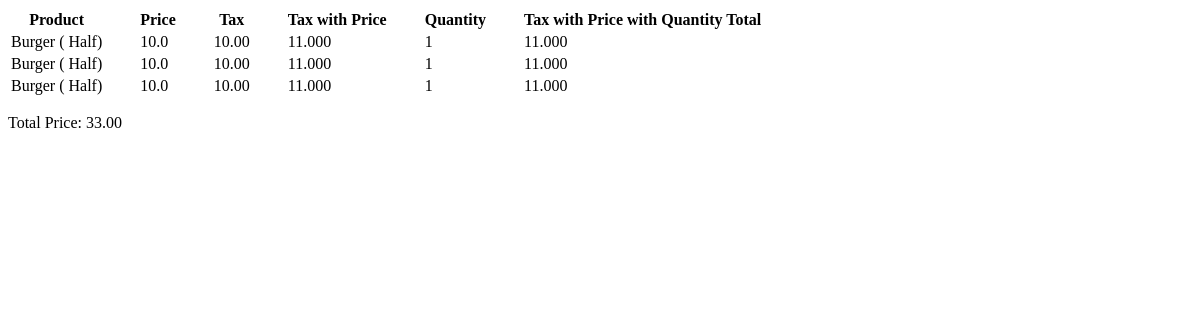
/report/5/, run on an earlier commit of the app's database.
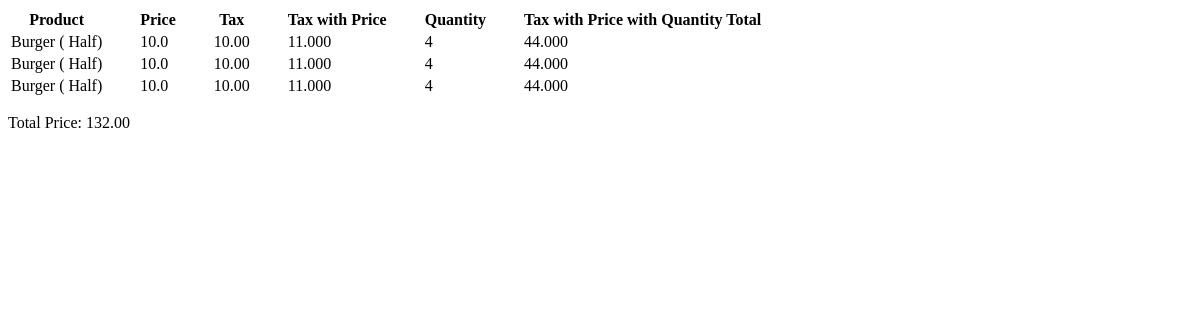
And on a later commit of the database.
### adminapp/models.py (models this page shows, shortened)
class Cart(models.Model):
    user = models.UUIDField(null=True, blank=True)
    product_price = models.ForeignKey(ProductPrice, on_delete=models.CASCADE)
    quantity = models.PositiveIntegerField(default=1)
    product_price_dummy = models.CharField(max_length=100, null=True, blank=True)
    tax_dummy = models.CharField(max_length=100, null=True, blank=True)
    total = models.DecimalField(max_digits=10, decimal_places=2, null=True, blank=True)
    def get_total_price_with_tax_dummy(self):
        price = self.product_price_dummy
        tax_amount = Decimal(price) * Decimal(self.tax_dummy) / 100
        total_price_with_tax = (Decimal(price) + tax_amount)
        return total_price_with_tax
    def get_total_tax_with_price_and_quantity_dummy(self):
        price = self.product_price_dummy
        tax_amount = Decimal(price) * Decimal(self.tax_dummy) / 100
        total_tax_with_price_and_quantity = (tax_amount + Decimal(price)) * Decimal(self.quantity)
        return total_tax_with_price_and_quantity

class Order(models.Model):
    TYPE = (
        ('Home Delivery', 'Home Delivery'),
        ('Take Away', 'Take Away'),
    )
    PAYMENT_MODE = (
        ('Cash on Delivery', 'Cash on Delivery'),
        ('Card on Delivery', 'Card on Delivery'),
    )
    STATUS = (
        ('Pending', 'Pending'),
        ('Order Confirmed', 'Order Confirmed'),
        ('Order Don', 'Order Don'),
        ('Cancel', 'Cancel'),
    )
    cart = models.ManyToManyField(Cart)
    reference_number = models.CharField(max_length=100, unique=True)
    order_type = models.CharField(max_length=100, choices=TYPE)
    name = models.CharField(max_length=200)
    whatsapp_number = models.CharField(max_length=20)
    contact_number = models.CharField(max_length=20)
    address_one = models.CharField(max_length=500)
    address_two = models.CharField(max_length=500)
    address_three = models.CharField(max_length=500)
    order_note = models.CharField(max_length=500)
    payment_mode = models.CharField(max_length=100, choices=PAYMENT_MODE)
    date = models.DateField()
    time = models.TimeField()
    status = models.CharField(max_length=100, choices=STATUS, default='Pending', null=True, blank=True)
    def get_cart_total(self):
        total = Decimal(0)
        for cart_item in self.cart.all():
            total += cart_item.total
        return total

class ProductPrice(models.Model):
    product = models.ForeignKey(Product, on_delete=models.CASCADE)
    name = models.CharField(max_length=50)
    actual_price = models.FloatField()
    discount_price = models.FloatField(null=True, blank=True)
    tax = models.DecimalField(max_digits=5, decimal_places=2)

class Product(models.Model):
    name = models.CharField(max_length=100)
    category = models.ManyToManyField(Category)
    image = models.ImageField(upload_to='product_image', null=True)
    description = models.CharField(max_length=100, null=True)
    availability = models.BooleanField(default=False)

### adminapp/views.py (the view)
# urls.py: path('report/<int:order_id>/', views.report_detalis, name='report_detalis'),
def report_detalis(request, order_id):
    order = Order.objects.get(id= order_id)
    return render(request, 'report_detalis.html', {'order': order})

### adminapp/templates/report_detalis.html (shortened to what this page needs)
<!DOCTYPE html>
<html lang="en">
<head>
</head>
<body>
    <table>
        <thead>
          <tr>
            <th style="padding-right: 35px;">Product</th>
            <th style="padding-right: 35px;">Price</th>
            <th style="padding-right: 35px;">Tax</th>
            <th style="padding-right: 35px;">Tax with Price</th>
            <th style="padding-right: 35px;">Quantity</th>
            <th style="padding-right: 35px;">Tax with Price with Quantity Total</th>
          </tr>
        </thead>
        <tbody>
          {% for cart in order.cart.all %}
            <tr>
              <td style="padding-right: 35px;">{{ cart.product_price.product.name }} ( {{ cart.product_price.name}})</td>
            <td style="padding-right: 35px;">{{ cart.product_price_dummy }}</td>
            <td style="padding-right: 35px;">{{ cart.tax_dummy }}</td>
            <td style="padding-right: 35px;">{{ cart.get_total_price_with_tax_dummy }}</td>
            <td style="padding-right: 35px;">{{ cart.quantity }}</td>
            <td style="padding-right: 35px;">{{ cart.get_total_tax_with_price_and_quantity_dummy }}</td>
            </tr>
          {% endfor %}
        </tbody>
    </table>
    <p>Total Price: {{ order.get_cart_total }}</p>
</body>
</html>

What changed in the data, as far as the page shows it:
changed Cart (number 1 of 3 on the later page): quantity "1" → "4"; get_total_tax_with_price_and_quantity_dummy "11.000" → "44.000"
changed Cart (number 2 of 3 on the later page): quantity "1" → "4"; get_total_tax_with_price_and_quantity_dummy "11.000" → "44.000"
changed Cart (number 3 of 3 on the later page): quantity "1" → "4"; get_total_tax_with_price_and_quantity_dummy "11.000" → "44.000"
changed through a linked row, Order: get_cart_total "33.00" → "132.00"
